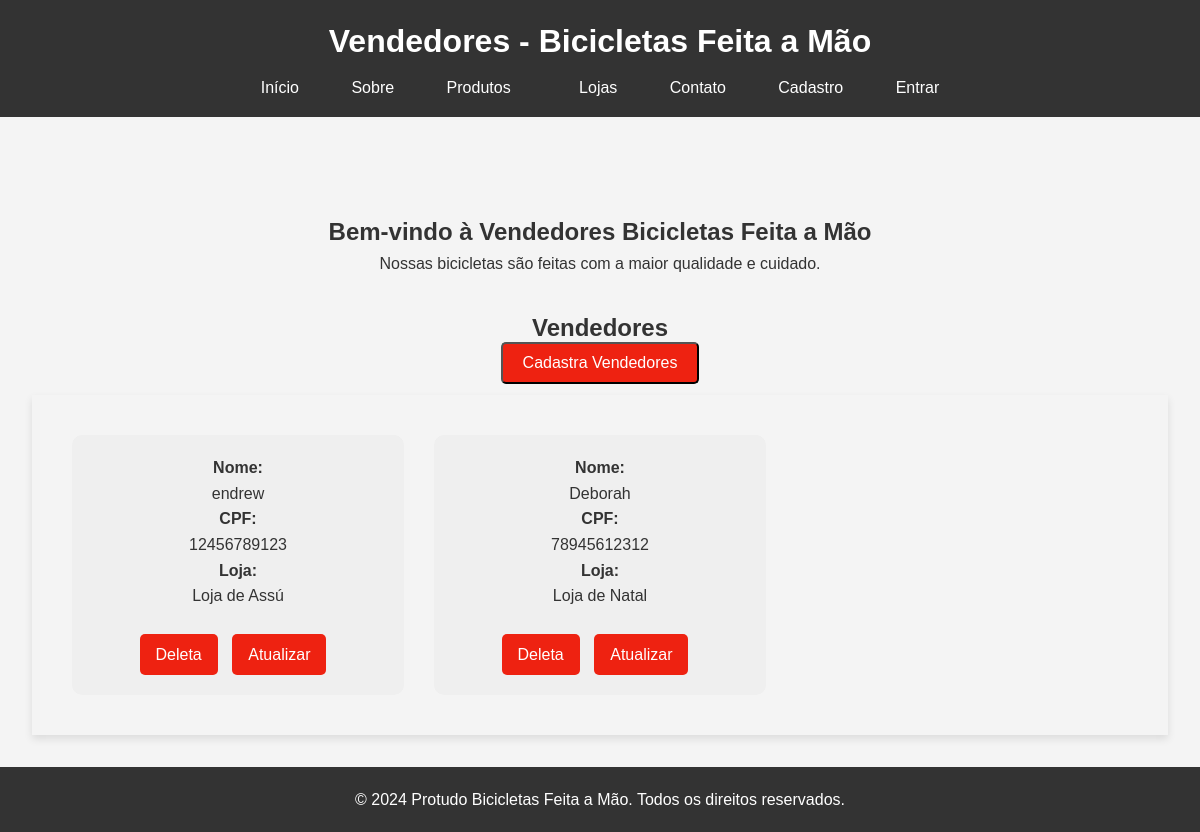
Page /vendedores/ on the committed database.
### bikcraft/models.py (models this page shows, shortened)
class Pessoas(models.Model):
    nome = models.CharField(max_length=100, verbose_name='Nome')
    cpf  = models.CharField(max_length=11, verbose_name='CPF')
    opcao_lojas = models.ForeignKey(Lojas, on_delete=models.CASCADE, verbose_name='Lojas')

class Lojas(models.Model):
    nome = models.CharField(max_length=30, verbose_name='Nome da Loja')
    produtos = models.ManyToManyField(Bike, verbose_name='Produtos')
    cnpj = models.CharField(max_length=25, verbose_name='CNPJ')
    detalhe = models.TextField(blank=True, null=True, verbose_name='Descrição')
    def __str__(self):
        return self.nome

### bikcraft/views.py (the view)
# urls.py: path('vendedores/', views.vendedores, name='pagina-vendedores'),
def vendedores(request):
    informacao_pessoas = Pessoas.objects.all()
    return render(request, 'vendedores.html', {'vendedores': informacao_pessoas})

### bikcraft/templates/vendedores.html (shortened to what this page needs)
{% load static %}
<!DOCTYPE html>
<html lang="pt-BR">
<head>
    <link rel="stylesheet" href="{% static "base/css/vendedores.css" %}">
</head>
<body>
    <header>
        <h1>Vendedores - Bicicletas Feita a Mão</h1>
        <nav>
            <ul>
                <li><a href='{% url "pagina-inicial" %}'>Início</a></li>
                <li><a href="{% url "pagina-sobre" %}">Sobre</a></li>
                <li><a href='{% url "pagina-produtos" %}'>Produtos</a><li>
                <li><a href='{% url "pagina-loja" %}'>Lojas</a></li>
                <li><a href="{% url "pagina-contados" %}">Contato</a></li>
                <li><a href='{% url "cadastra-usuario" %}'>Cadastro</a></li>
                {% if request.user.is_authenticated %}
                <li><a href='{% url "sair" %}'>Sair</a></li>
                {% else %}
                <li><a href='{% url "acessar" %}'>Entrar</a></li>
                {% endif %}
            </ul>
        </nav>
    </header>
    <main>
        <section id="home">
            <h2><center>Bem-vindo à Vendedores Bicicletas Feita a Mão</center></h2>
            <p><center>Nossas bicicletas são feitas com a maior qualidade e cuidado.</center></p>
        </section>
        <h2><center>Vendedores</center></h2>
        <div class="button-cadastra">
            <a href='{% url "cadastra-pessoas" %}'><button>Cadastra Vendedores</button></a>
        </div>
        <section id="products">
            {% for vendedor in vendedores %}
                <div class='product-card'>
                    <div class="button-container">
                        <h4>Nome:</h4>
                        <p>{{vendedor.nome}}</p>
                        <h4>CPF:</h4>
                        <p>{{vendedor.cpf}}</p>
                        <h4>Loja:</h4>
                        <p>{{vendedor.opcao_lojas}}</p><br>
                        <a href='{% url "deleta-pessoas" vendedor.id %}'><button>Deleta</button></a>
                        <a id='atualizado' href='atualiza-vendedores vendedor.id'><button id='atualiza'>Atualizar</button></a>
                    </div>
                </div>
            {% endfor %}
        </section>
    </main>
    <footer>
        <p>&copy; 2024 Protudo Bicicletas Feita a Mão. Todos os direitos reservados.</p>
    </footer>
</body>
</html>

### templates/static/base/css/vendedores.css (style rules this page uses)
* { margin: 0; padding: 0; box-sizing: border-box; }
body { font-family: Arial, sans-serif; line-height: 1.6; background-color: #f4f4f4; color: #333; }
#home { text-align: center; margin: 4rem; }
header { background: #333; color: #fff; padding: 1rem 0; text-align: center; }
header h1 { margin-bottom: 0.5rem; }
nav ul { list-style: none; }
nav ul li { display: inline; margin: 0 0.5rem; }
nav ul li a { color: #fff; text-decoration: none; padding: 0.5rem 1rem; }
main { padding: 2rem; }
section#home { margin-bottom: 2rem; }
section#products { display: grid; grid-template-columns: repeat(3, 1fr); gap: 30px; padding: 40px; box-shadow: 0 4px 8px rgba(0, 0, 0, 0.1); }
.product-card { background: #efefef; grid-template-columns: 1fr; border-radius: 10px; padding: 20px 0px; justify-items: center; display: grid; }
h4 { text-align: center; }
p { text-align: center; }
.button-cadastra { display: flex; justify-content: center; align-items: center; height: 6vh; }
.button-cadastra button { padding: 10px 20px; font-size: 16px; cursor: pointer; background-color: #e21; color: #fff; border-radius: 5px; margin-bottom: 1rem; }
.button-container button { display: inline-block; margin-right: 10px; font-size: 16px; cursor: pointer; background: #e21; color: #fff; padding: 0.7rem 1.0rem; border: none; border-radius: 5px; }
footer { background: #333; color: #fff; text-align: center; padding: 20px 0; }
footer p { margin: 0; }

### rows in the picture
Pessoas: nome "endrew", cpf "12456789123", opcao_lojas "Loja de Assú"
Pessoas: nome "Deborah", cpf "78945612312", opcao_lojas "Loja de Natal"
